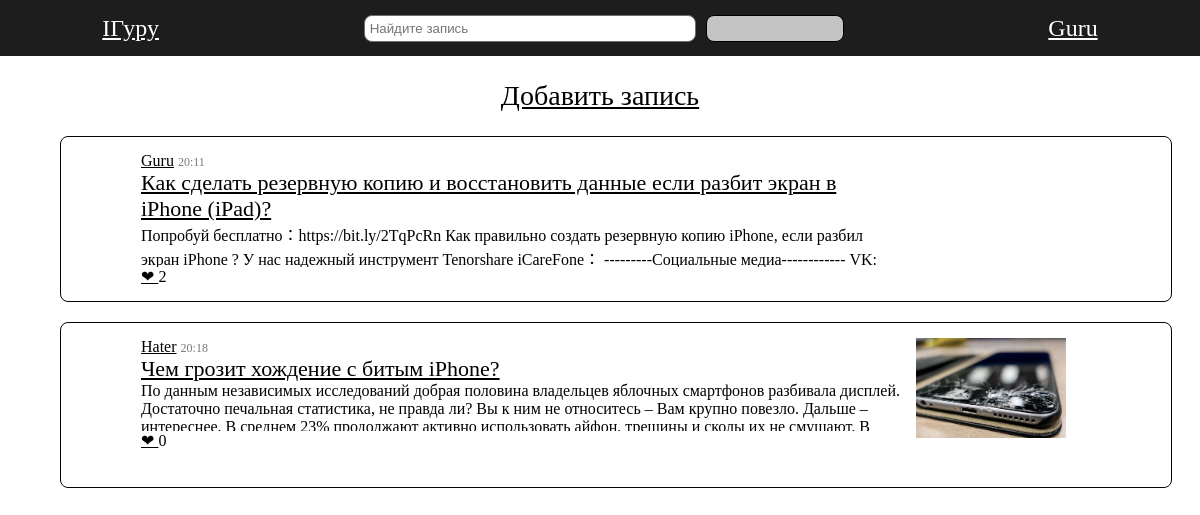
The app's page /forum/index.php (signed in) with its own data.
### tables this page shows
CREATE TABLE posts(
        id          INTEGER PRIMARY KEY NOT NULL,
        heading     TEXT UNIQUE NOT NULL,
        body        TEXT NOT NULL,
        image       TEXT NULL,
        type_img    TEXT NULL,
        user_id     INTEGER NOT NULL,
        created_at  DEFAULT CURRENT_TIMESTAMP NOT NULL,
        updated_at  DEFAULT CURRENT_TIMESTAMP NOT NULL,
        CONSTRAINT fk_user_posts
            FOREIGN KEY (user_id) 
                REFERENCES users (id) 
                    ON DELETE CASCADE 
    );

### database/db_connect.php (called while the page is built, shortened)
<?php
function getUserByUsername($db, $username)
{
    $statements = $db->prepare('SELECT * FROM `users` WHERE `username` = :username');
    $statements->bindParam(':username', $username);
    return $statements->execute()->fetchArray(SQLITE3_ASSOC);
}
function getUserById($db, $id)
{
    $statement = $db->prepare('SELECT * FROM `users` WHERE `id` = :id');
    $statement->bindParam(':id', $id);
    return $statement->execute()->fetchArray(SQLITE3_ASSOC);
}
function getPosts($db, $search = null)
{
    $statement = "";
    if ($search) {
        $statement = $db->prepare('SELECT * FROM posts WHERE heading LIKE "%' . $search . '%"');
    } else {
        $statement = $db->prepare('SELECT * FROM `posts`');
    }
    $exec = $statement->execute();
    $post = [];
    while ($row = $exec->fetchArray(SQLITE3_ASSOC)) {
        array_push($post, $row);
    }
    return $post;
}
function getCountLikesByTypePostId($db, $post_id, $type)
{
    $query = $db->prepare('SELECT COUNT(*) as count
    FROM `likes`
    WHERE `likeable_type` = :likeable_type  AND `likable_id` = :likable_id;');
    $query->bindParam(':likable_id', $post_id);
    $query->bindParam(':likeable_type', $type);
    return $query->execute()->fetchArray(SQLITE3_ASSOC)["count"];
}

### components/post.php (the view)
<div class="post">
    <div class="icon_user"></div>
    <div class="post_info_list">
        <div>
            <a href="../pages/profile.php?username=<?php print($user["username"]) ?>" class="post_author_name"><?php print_r($user["username"])  ?></a>
            <span class="post_date"><?php print(date_parse($post["updated_at"])["hour"] + 5 . ":" . date_parse($post["updated_at"])["minute"]) ?></span>
        </div>
        <a href="../pages/post.php?post_id=<?php print($post["id"]) ?>" class="post_heading"><?php print_r($post["heading"] . '<br>') ?></a>
        <div class="post_body"><?php print_r($post["body"] . '<br>') ?></div>
        <div>
            <span>
                <a class="post_like" style="<?php getLikeByTypePostId($db, $_SESSION['user']["username"], $post["id"], 'posts') ? print("color: red") : print("inherit") ?>" href=<?php print("../action/addLikes.php?type=posts&id=" . $post["id"]) ?>>&#10084 </a>
                <?php print(getCountLikesByTypePostId($db, $post["id"], 'posts')) ?></span>
        </div>
    </div>
    <div class='post_list_staff'>
        <?php
        if ($post["type_img"] == "image") {
            print("<img  src='{$post['image']}' alt='post img' />");
        } else if ($post["type_img"] == "video") {
            print("<video  src='{$post['image']}' autoplay> </video>");
        }
        ?>
    </div>
</div>

### forum/index.php (shortened to what this page needs)
<!DOCTYPE html>
<html lang="en">
<head>
    <link rel="stylesheet" href="../style/style.css">
</head>
<body>
    <?php
    require_once('../database/db_connect.php');
    if (!empty($_SESSION['user']['username']) && getUserByUsername($db, $_SESSION['user']['username'])) {
        require_once('../pages/main.php');
    } else {
        header('Location: ../pages/login.php');
    }
    ?>
</body>
</html>

### pages/main.php (shortened to what this page needs)
<!DOCTYPE html>
<html lang="ru">
<head>
    <link rel="stylesheet" href="../style/style.css">
</head>
<body>
    <?php
    require_once("../components/header.php");
    ?>
    <main>
        <?php
        $search = null;
        $posts = getPosts($db, $search);
        require_once("../components/post_list.php");
        ?>
    </main>
</body>
</html>

### components/header.php (shortened to what this page needs)
<nav class="header">
    <a href="../forum/index.php">IГуру</a>
    <form action="../action/addSearchParam.php" method="get" class="header_search">
        <input name="search" placeholder="Найдите запись" class="header_search_input" type="text">
        <button type="submit" class="header_search_button">
        </button>
    </form>
    <a href="../pages/profile.php" style="justify-self: center; "><?php array_key_exists("user", $_SESSION) ? print($_SESSION['user']['username']) : ""; ?></a>
</nav>

### components/post_list.php (shortened to what this page needs)
<section class="post_list">
    <div class="add_post_link_wrapper">
        <a class="add_post_link" href="../action/addPost.php">Добавить запись</a>
    </div>
    <?php
    foreach ($posts as $key => $post) {
        $user = getUserById($db, $post["user_id"]);
        require("../components/post.php");
    }
    ?>
</section>

### style/style.css (style rules this page uses)
html, body { width: 100%; height: 100%; margin: 0; padding: 0; box-sizing: border-box; scrollbar-width: thin; scrollbar-color: #1d1d1d #e2e2e2; }
:root { --black: rgb(31, 31, 31); --white: rgb(255, 255, 255); --gray: rgb(172, 172, 172); }
main { width: 100%; height: 93%; }
button { display: block; color: rgb(0, 0, 0); background-color: rgba(255, 255, 255, 0.74); border: 1px solid black; border-radius: 8px; padding: 5px; transition: all 300ms ease; }
input { outline: none; color: rgb(0, 0, 0); background-color: rgba(0, 0, 0, 0); border: 1px solid rgb(110, 110, 110); border-radius: 8px; padding: 5px; }
img { background-color: transparent; }
a { color: inherit; transition: all 300ms ease-in; }
.header { position: sticky; top: 0; width: 100%; display: flex; background-color: #1d1d1d; color: white; align-items: center; justify-content: space-around; height: 7%; font-size: x-large; z-index: 50; }
.header_search { width: 40%; display: flex; gap: 10px; }
.header_search_input { background-color: var(--white); color: var(--black); width: 70%; }
.header_search_button { width: 30%; }
.icon_user { height: 50px; width: 50px; display: block; background-image: url("../assets/user.png"); background-size: cover; }
.post_list { height: 90%; display: flex; flex-direction: column; gap: 20px; padding: 20px 5%; }
.post { padding: 15px; border: 1px solid rgb(5, 5, 5); display: flex; gap: 15px; height: 17vh; max-height: 20%; width: 100%; border-radius: 8px; }
.post_body { overflow: hidden; text-overflow: clip; height: 37%; }
.post_info_list { width: calc(100% - 320px); display: flex; flex-direction: column; }
.post_author_name { font-size: 16px; height: min-content; }
.post_heading { font-size: 22px; }
.post_date { font-size: 12px; color: rgb(121, 121, 121); }
.add_post_link_wrapper { width: 100%; height: 5vh; display: flex; justify-content: center; align-items: center; }
.add_post_link { font-size: 28px; }
.post_list_staff { width: 20%; height: auto; position: relative; }
.post_list_staff img { width: auto; height: 100px; }
.post_list_staff video { width: auto; height: 100px; }

### records on screen
posts: value "Guru Как сделать резервную копию и восстановить данные если разбит экран в iPhone (iPad)? Попробуй бесплатно：https://bit.ly/2TqPcRn Как правильно создать резервную копию iPhone, если разбил экран iPhone ? У нас надежный инструмент Tenorshare iCareFone： ---------Социальные медиа------------ VK:…", date_parse($post["updated_at"])["hour"] + 5 "20", updated_at "11", id "2"
posts: value "Hater Чем грозит хождение с битым iPhone? По данным независимых исследований добрая половина владельцев яблочных смартфонов разбивала дисплей. Достаточно печальная статистика, не правда ли? Вы к ним не относитесь – Вам крупно повезло. Дальше – интереснее. В среднем 23% продолжают активно использовать айфон, трещины и сколы их не смущают. В…", date_parse($post["updated_at"])["hour"] + 5 "20", updated_at "18", id "0", image (picture)

### other values on screen
$_SESSION['user']['username'] "Guru"
